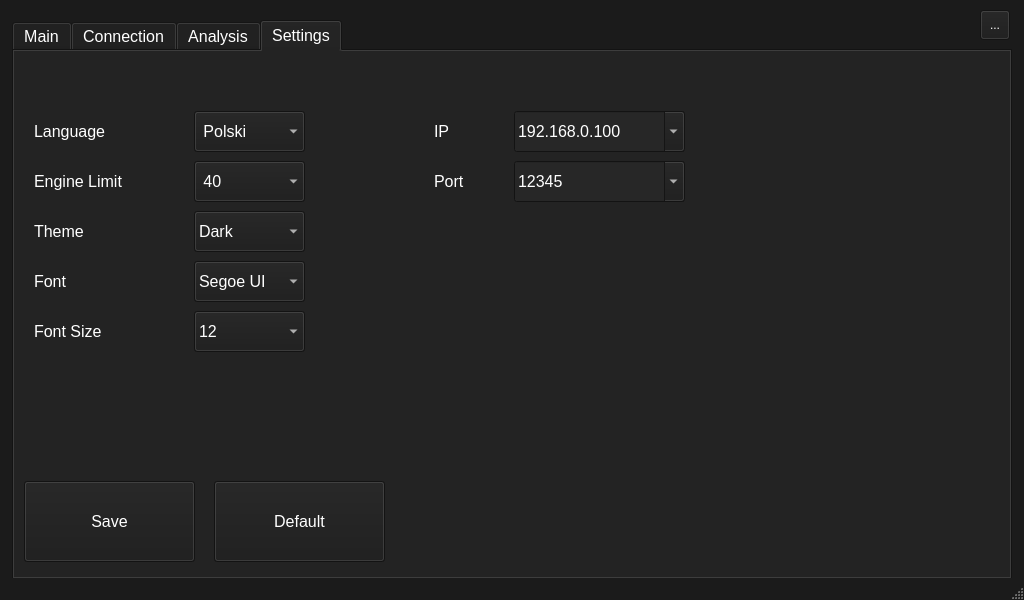
<?xml version="1.0" encoding="UTF-8"?>
<ui version="4.0">
 <class>MainWindow</class>
 <widget class="QMainWindow" name="MainWindow">
  <property name="geometry">
   <rect>
    <x>0</x>
    <y>0</y>
    <width>1024</width>
    <height>600</height>
   </rect>
  </property>
  <property name="sizePolicy">
   <sizepolicy hsizetype="Preferred" vsizetype="Preferred">
    <horstretch>0</horstretch>
    <verstretch>0</verstretch>
   </sizepolicy>
  </property>
  <property name="maximumSize">
   <size>
    <width>1024</width>
    <height>600</height>
   </size>
  </property>
  <property name="palette">
   <palette>
    <active>
     <colorrole role="WindowText">
      <brush brushstyle="SolidPattern">
       <color alpha="255">
        <red>255</red>
        <green>255</green>
        <blue>255</blue>
       </color>
      </brush>
     </colorrole>
     <colorrole role="Button">
      <brush brushstyle="SolidPattern">
       <color alpha="255">
        <red>27</red>
        <green>27</green>
        <blue>27</blue>
       </color>
      </brush>
     </colorrole>
     <colorrole role="Light">
      <brush brushstyle="SolidPattern">
       <color alpha="255">
        <red>40</red>
        <green>40</green>
        <blue>40</blue>
       </color>
      </brush>
     </colorrole>
     <colorrole role="Midlight">
      <brush brushstyle="SolidPattern">
       <color alpha="255">
        <red>33</red>
        <green>33</green>
        <blue>33</blue>
       </color>
      </brush>
     </colorrole>
     <colorrole role="Dark">
      <brush brushstyle="SolidPattern">
       <color alpha="255">
        <red>13</red>
        <green>13</green>
        <blue>13</blue>
       </color>
      </brush>
     </colorrole>
     <colorrole role="Mid">
      <brush brushstyle="SolidPattern">
       <color alpha="255">
        <red>18</red>
        <green>18</green>
        <blue>18</blue>
       </color>
      </brush>
     </colorrole>
     <colorrole role="Text">
      <brush brushstyle="SolidPattern">
       <color alpha="255">
        <red>255</red>
        <green>255</green>
        <blue>255</blue>
       </color>
      </brush>
     </colorrole>
     <colorrole role="BrightText">
      <brush brushstyle="SolidPattern">
       <color alpha="255">
        <red>255</red>
        <green>255</green>
        <blue>255</blue>
       </color>
      </brush>
     </colorrole>
     <colorrole role="ButtonText">
      <brush brushstyle="SolidPattern">
       <color alpha="255">
        <red>255</red>
        <green>255</green>
        <blue>255</blue>
       </color>
      </brush>
     </colorrole>
     <colorrole role="Base">
      <brush brushstyle="SolidPattern">
       <color alpha="255">
        <red>0</red>
        <green>0</green>
        <blue>0</blue>
       </color>
      </brush>
     </colorrole>
     <colorrole role="Window">
      <brush brushstyle="SolidPattern">
       <color alpha="255">
        <red>27</red>
        <green>27</green>
        <blue>27</blue>
       </color>
      </brush>
     </colorrole>
     <colorrole role="Shadow">
      <brush brushstyle="SolidPattern">
       <color alpha="255">
        <red>0</red>
        <green>0</green>
        <blue>0</blue>
       </color>
      </brush>
     </colorrole>
     <colorrole role="AlternateBase">
      <brush brushstyle="SolidPattern">
       <color alpha="255">
        <red>13</red>
        <green>13</green>
        <blue>13</blue>
       </color>
      </brush>
     </colorrole>
     <colorrole role="ToolTipBase">
      <brush brushstyle="SolidPattern">
       <color alpha="255">
        <red>255</red>
        <green>255</green>
        <blue>220</blue>
       </color>
      </brush>
     </colorrole>
     <colorrole role="ToolTipText">
      <brush brushstyle="SolidPattern">
       <color alpha="255">
        <red>0</red>
        <green>0</green>
        <blue>0</blue>
       </color>
      </brush>
     </colorrole>
     <colorrole role="PlaceholderText">
      <brush brushstyle="SolidPattern">
       <color alpha="127">
        <red>255</red>
        <green>255</green>
        <blue>255</blue>
       </color>
      </brush>
     </colorrole>
     <colorrole role="Accent">
      <brush brushstyle="SolidPattern">
       <color alpha="255">
        <red>0</red>
        <green>0</green>
        <blue>0</blue>
       </color>
      </brush>
     </colorrole>
    </active>
    <inactive>
     <colorrole role="WindowText">
      <brush brushstyle="SolidPattern">
       <color alpha="255">
        <red>255</red>
        <green>255</green>
        <blue>255</blue>
       </color>
      </brush>
     </colorrole>
     <colorrole role="Button">
      <brush brushstyle="SolidPattern">
       <color alpha="255">
        <red>27</red>
        <green>27</green>
        <blue>27</blue>
       </color>
      </brush>
     </colorrole>
     <colorrole role="Light">
      <brush brushstyle="SolidPattern">
       <color alpha="255">
        <red>40</red>
        <green>40</green>
        <blue>40</blue>
       </color>
      </brush>
     </colorrole>
     <colorrole role="Midlight">
      <brush brushstyle="SolidPattern">
       <color alpha="255">
        <red>33</red>
        <green>33</green>
        <blue>33</blue>
       </color>
      </brush>
     </colorrole>
     <colorrole role="Dark">
      <brush brushstyle="SolidPattern">
       <color alpha="255">
        <red>13</red>
        <green>13</green>
        <blue>13</blue>
       </color>
      </brush>
     </colorrole>
     <colorrole role="Mid">
      <brush brushstyle="SolidPattern">
       <color alpha="255">
        <red>18</red>
        <green>18</green>
        <blue>18</blue>
       </color>
      </brush>
     </colorrole>
     <colorrole role="Text">
      <brush brushstyle="SolidPattern">
       <color alpha="255">
        <red>255</red>
        <green>255</green>
        <blue>255</blue>
       </color>
      </brush>
     </colorrole>
     <colorrole role="BrightText">
      <brush brushstyle="SolidPattern">
       <color alpha="255">
        <red>255</red>
        <green>255</green>
        <blue>255</blue>
       </color>
      </brush>
     </colorrole>
     <colorrole role="ButtonText">
      <brush brushstyle="SolidPattern">
       <color alpha="255">
        <red>255</red>
        <green>255</green>
        <blue>255</blue>
       </color>
      </brush>
     </colorrole>
     <colorrole role="Base">
      <brush brushstyle="SolidPattern">
       <color alpha="255">
        <red>0</red>
        <green>0</green>
        <blue>0</blue>
       </color>
      </brush>
     </colorrole>
     <colorrole role="Window">
      <brush brushstyle="SolidPattern">
       <color alpha="255">
        <red>27</red>
        <green>27</green>
        <blue>27</blue>
       </color>
      </brush>
     </colorrole>
     <colorrole role="Shadow">
      <brush brushstyle="SolidPattern">
       <color alpha="255">
        <red>0</red>
        <green>0</green>
        <blue>0</blue>
       </color>
      </brush>
     </colorrole>
     <colorrole role="AlternateBase">
      <brush brushstyle="SolidPattern">
       <color alpha="255">
        <red>13</red>
        <green>13</green>
        <blue>13</blue>
       </color>
      </brush>
     </colorrole>
     <colorrole role="ToolTipBase">
      <brush brushstyle="SolidPattern">
       <color alpha="255">
        <red>255</red>
        <green>255</green>
        <blue>220</blue>
       </color>
      </brush>
     </colorrole>
     <colorrole role="ToolTipText">
      <brush brushstyle="SolidPattern">
       <color alpha="255">
        <red>0</red>
        <green>0</green>
        <blue>0</blue>
       </color>
      </brush>
     </colorrole>
     <colorrole role="PlaceholderText">
      <brush brushstyle="SolidPattern">
       <color alpha="127">
        <red>255</red>
        <green>255</green>
        <blue>255</blue>
       </color>
      </brush>
     </colorrole>
     <colorrole role="Accent">
      <brush brushstyle="SolidPattern">
       <color alpha="255">
        <red>0</red>
        <green>0</green>
        <blue>0</blue>
       </color>
      </brush>
     </colorrole>
    </inactive>
    <disabled>
     <colorrole role="WindowText">
      <brush brushstyle="SolidPattern">
       <color alpha="255">
        <red>13</red>
        <green>13</green>
        <blue>13</blue>
       </color>
      </brush>
     </colorrole>
     <colorrole role="Button">
      <brush brushstyle="SolidPattern">
       <color alpha="255">
        <red>27</red>
        <green>27</green>
        <blue>27</blue>
       </color>
      </brush>
     </colorrole>
     <colorrole role="Light">
      <brush brushstyle="SolidPattern">
       <color alpha="255">
        <red>40</red>
        <green>40</green>
        <blue>40</blue>
       </color>
      </brush>
     </colorrole>
     <colorrole role="Midlight">
      <brush brushstyle="SolidPattern">
       <color alpha="255">
        <red>33</red>
        <green>33</green>
        <blue>33</blue>
       </color>
      </brush>
     </colorrole>
     <colorrole role="Dark">
      <brush brushstyle="SolidPattern">
       <color alpha="255">
        <red>13</red>
        <green>13</green>
        <blue>13</blue>
       </color>
      </brush>
     </colorrole>
     <colorrole role="Mid">
      <brush brushstyle="SolidPattern">
       <color alpha="255">
        <red>18</red>
        <green>18</green>
        <blue>18</blue>
       </color>
      </brush>
     </colorrole>
     <colorrole role="Text">
      <brush brushstyle="SolidPattern">
       <color alpha="255">
        <red>13</red>
        <green>13</green>
        <blue>13</blue>
       </color>
      </brush>
     </colorrole>
     <colorrole role="BrightText">
      <brush brushstyle="SolidPattern">
       <color alpha="255">
        <red>255</red>
        <green>255</green>
        <blue>255</blue>
       </color>
      </brush>
     </colorrole>
     <colorrole role="ButtonText">
      <brush brushstyle="SolidPattern">
       <color alpha="255">
        <red>13</red>
        <green>13</green>
        <blue>13</blue>
       </color>
      </brush>
     </colorrole>
     <colorrole role="Base">
      <brush brushstyle="SolidPattern">
       <color alpha="255">
        <red>27</red>
        <green>27</green>
        <blue>27</blue>
       </color>
      </brush>
     </colorrole>
     <colorrole role="Window">
      <brush brushstyle="SolidPattern">
       <color alpha="255">
        <red>27</red>
        <green>27</green>
        <blue>27</blue>
       </color>
      </brush>
     </colorrole>
     <colorrole role="Shadow">
      <brush brushstyle="SolidPattern">
       <color alpha="255">
        <red>0</red>
        <green>0</green>
        <blue>0</blue>
       </color>
      </brush>
     </colorrole>
     <colorrole role="AlternateBase">
      <brush brushstyle="SolidPattern">
       <color alpha="255">
        <red>27</red>
        <green>27</green>
        <blue>27</blue>
       </color>
      </brush>
     </colorrole>
     <colorrole role="ToolTipBase">
      <brush brushstyle="SolidPattern">
       <color alpha="255">
        <red>255</red>
        <green>255</green>
        <blue>220</blue>
       </color>
      </brush>
     </colorrole>
     <colorrole role="ToolTipText">
      <brush brushstyle="SolidPattern">
       <color alpha="255">
        <red>0</red>
        <green>0</green>
        <blue>0</blue>
       </color>
      </brush>
     </colorrole>
     <colorrole role="PlaceholderText">
      <brush brushstyle="SolidPattern">
       <color alpha="127">
        <red>13</red>
        <green>13</green>
        <blue>13</blue>
       </color>
      </brush>
     </colorrole>
     <colorrole role="Accent">
      <brush brushstyle="SolidPattern">
       <color alpha="255">
        <red>19</red>
        <green>19</green>
        <blue>19</blue>
       </color>
      </brush>
     </colorrole>
    </disabled>
   </palette>
  </property>
  <property name="windowTitle">
   <string>MainWindow</string>
  </property>
  <widget class="QWidget" name="centralwidget">
   <widget class="QTabWidget" name="tabWidget">
    <property name="geometry">
     <rect>
      <x>12</x>
      <y>20</y>
      <width>1000</width>
      <height>560</height>
     </rect>
    </property>
    <property name="palette">
     <palette>
      <active>
       <colorrole role="Light">
        <brush brushstyle="SolidPattern">
         <color alpha="255">
          <red>203</red>
          <green>203</green>
          <blue>203</blue>
         </color>
        </brush>
       </colorrole>
       <colorrole role="Mid">
        <brush brushstyle="SolidPattern">
         <color alpha="255">
          <red>26</red>
          <green>26</green>
          <blue>26</blue>
         </color>
        </brush>
       </colorrole>
       <colorrole role="Base">
        <brush brushstyle="SolidPattern">
         <color alpha="255">
          <red>39</red>
          <green>39</green>
          <blue>39</blue>
         </color>
        </brush>
       </colorrole>
      </active>
      <inactive>
       <colorrole role="Light">
        <brush brushstyle="SolidPattern">
         <color alpha="255">
          <red>203</red>
          <green>203</green>
          <blue>203</blue>
         </color>
        </brush>
       </colorrole>
       <colorrole role="Mid">
        <brush brushstyle="SolidPattern">
         <color alpha="255">
          <red>26</red>
          <green>26</green>
          <blue>26</blue>
         </color>
        </brush>
       </colorrole>
       <colorrole role="Base">
        <brush brushstyle="SolidPattern">
         <color alpha="255">
          <red>39</red>
          <green>39</green>
          <blue>39</blue>
         </color>
        </brush>
       </colorrole>
      </inactive>
      <disabled>
       <colorrole role="Light">
        <brush brushstyle="SolidPattern">
         <color alpha="255">
          <red>203</red>
          <green>203</green>
          <blue>203</blue>
         </color>
        </brush>
       </colorrole>
       <colorrole role="Mid">
        <brush brushstyle="SolidPattern">
         <color alpha="255">
          <red>26</red>
          <green>26</green>
          <blue>26</blue>
         </color>
        </brush>
       </colorrole>
      </disabled>
     </palette>
    </property>
    <property name="font">
     <font>
      <pointsize>12</pointsize>
     </font>
    </property>
    <property name="currentIndex">
     <number>3</number>
    </property>
    <widget class="QWidget" name="Main_tab">
     <attribute name="title">
      <string>Main</string>
     </attribute>
    </widget>
    <widget class="QWidget" name="Connection_tab">
     <attribute name="title">
      <string>Connection</string>
     </attribute>
    </widget>
    <widget class="QWidget" name="Analysis_tab">
     <attribute name="title">
      <string>Analysis</string>
     </attribute>
    </widget>
    <widget class="QWidget" name="Settings_tab">
     <attribute name="title">
      <string>Settings</string>
     </attribute>
     <widget class="QComboBox" name="LanguageBox">
      <property name="geometry">
       <rect>
        <x>180</x>
        <y>60</y>
        <width>111</width>
        <height>41</height>
       </rect>
      </property>
      <property name="font">
       <font>
        <pointsize>12</pointsize>
        <hintingpreference>PreferDefaultHinting</hintingpreference>
       </font>
      </property>
      <property name="layoutDirection">
       <enum>Qt::LeftToRight</enum>
      </property>
      <property name="currentText">
       <string> Polski</string>
      </property>
      <item>
       <property name="text">
        <string> Polski</string>
       </property>
      </item>
      <item>
       <property name="text">
        <string> English</string>
       </property>
      </item>
     </widget>
     <widget class="QLabel" name="LanguageLabel">
      <property name="geometry">
       <rect>
        <x>20</x>
        <y>60</y>
        <width>111</width>
        <height>41</height>
       </rect>
      </property>
      <property name="text">
       <string>Language</string>
      </property>
     </widget>
     <widget class="QLabel" name="EngineLimitLabel">
      <property name="geometry">
       <rect>
        <x>20</x>
        <y>110</y>
        <width>121</width>
        <height>41</height>
       </rect>
      </property>
      <property name="text">
       <string>Engine Limit</string>
      </property>
     </widget>
     <widget class="QComboBox" name="EngineLimitBox">
      <property name="geometry">
       <rect>
        <x>180</x>
        <y>110</y>
        <width>111</width>
        <height>41</height>
       </rect>
      </property>
      <property name="editable">
       <bool>false</bool>
      </property>
      <property name="currentText">
       <string> 40</string>
      </property>
      <item>
       <property name="text">
        <string> 40</string>
       </property>
      </item>
      <item>
       <property name="text">
        <string> 50</string>
       </property>
      </item>
      <item>
       <property name="text">
        <string> 60</string>
       </property>
      </item>
      <item>
       <property name="text">
        <string> 70</string>
       </property>
      </item>
      <item>
       <property name="text">
        <string> 80</string>
       </property>
      </item>
      <item>
       <property name="text">
        <string> 90</string>
       </property>
      </item>
      <item>
       <property name="text">
        <string> Off</string>
       </property>
      </item>
     </widget>
     <widget class="QComboBox" name="IPBox">
      <property name="geometry">
       <rect>
        <x>500</x>
        <y>60</y>
        <width>171</width>
        <height>41</height>
       </rect>
      </property>
      <property name="editable">
       <bool>true</bool>
      </property>
      <property name="currentText">
       <string>192.168.0.100</string>
      </property>
      <item>
       <property name="text">
        <string>192.168.0.100</string>
       </property>
      </item>
      <item>
       <property name="text">
        <string>192.168.0.101</string>
       </property>
      </item>
      <item>
       <property name="text">
        <string>192.168.0.102</string>
       </property>
      </item>
      <item>
       <property name="text">
        <string>192.168.0.103</string>
       </property>
      </item>
      <item>
       <property name="text">
        <string>192.168.0.104</string>
       </property>
      </item>
      <item>
       <property name="text">
        <string>192.168.0.105</string>
       </property>
      </item>
      <item>
       <property name="text">
        <string>192.168.0.106</string>
       </property>
      </item>
      <item>
       <property name="text">
        <string>192.168.0.107</string>
       </property>
      </item>
      <item>
       <property name="text">
        <string>192.168.0.108</string>
       </property>
      </item>
      <item>
       <property name="text">
        <string>192.168.0.109</string>
       </property>
      </item>
      <item>
       <property name="text">
        <string>192.168.0.110</string>
       </property>
      </item>
     </widget>
     <widget class="QLabel" name="IPLabel">
      <property name="geometry">
       <rect>
        <x>420</x>
        <y>60</y>
        <width>51</width>
        <height>41</height>
       </rect>
      </property>
      <property name="text">
       <string>IP</string>
      </property>
     </widget>
     <widget class="QLabel" name="PortLabel">
      <property name="geometry">
       <rect>
        <x>420</x>
        <y>110</y>
        <width>51</width>
        <height>41</height>
       </rect>
      </property>
      <property name="text">
       <string>Port</string>
      </property>
     </widget>
     <widget class="QComboBox" name="PortBox">
      <property name="geometry">
       <rect>
        <x>500</x>
        <y>110</y>
        <width>171</width>
        <height>41</height>
       </rect>
      </property>
      <property name="editable">
       <bool>true</bool>
      </property>
      <property name="currentText">
       <string>12345</string>
      </property>
      <item>
       <property name="text">
        <string>12345</string>
       </property>
      </item>
      <item>
       <property name="text">
        <string>12346</string>
       </property>
      </item>
      <item>
       <property name="text">
        <string>12347</string>
       </property>
      </item>
     </widget>
     <widget class="QPushButton" name="SaveSettingsButton">
      <property name="geometry">
       <rect>
        <x>10</x>
        <y>430</y>
        <width>171</width>
        <height>81</height>
       </rect>
      </property>
      <property name="text">
       <string>Save</string>
      </property>
     </widget>
     <widget class="QPushButton" name="DefaultSettingsButton">
      <property name="geometry">
       <rect>
        <x>200</x>
        <y>430</y>
        <width>171</width>
        <height>81</height>
       </rect>
      </property>
      <property name="text">
       <string>Default</string>
      </property>
     </widget>
     <widget class="QLabel" name="ThemeLabel">
      <property name="geometry">
       <rect>
        <x>20</x>
        <y>160</y>
        <width>121</width>
        <height>41</height>
       </rect>
      </property>
      <property name="text">
       <string>Theme</string>
      </property>
     </widget>
     <widget class="QComboBox" name="ThemeBoox">
      <property name="geometry">
       <rect>
        <x>180</x>
        <y>160</y>
        <width>111</width>
        <height>41</height>
       </rect>
      </property>
      <property name="editable">
       <bool>false</bool>
      </property>
      <property name="currentText">
       <string>Dark</string>
      </property>
      <item>
       <property name="text">
        <string>Dark</string>
       </property>
      </item>
     </widget>
     <widget class="QLabel" name="FontLabel">
      <property name="geometry">
       <rect>
        <x>20</x>
        <y>210</y>
        <width>121</width>
        <height>41</height>
       </rect>
      </property>
      <property name="text">
       <string>Font</string>
      </property>
     </widget>
     <widget class="QComboBox" name="FontBox">
      <property name="geometry">
       <rect>
        <x>180</x>
        <y>210</y>
        <width>111</width>
        <height>41</height>
       </rect>
      </property>
      <property name="editable">
       <bool>false</bool>
      </property>
      <property name="currentText">
       <string>Segoe UI</string>
      </property>
      <item>
       <property name="text">
        <string>Segoe UI</string>
       </property>
      </item>
     </widget>
     <widget class="QLabel" name="FontSizeLabel">
      <property name="geometry">
       <rect>
        <x>20</x>
        <y>260</y>
        <width>121</width>
        <height>41</height>
       </rect>
      </property>
      <property name="text">
       <string>Font Size</string>
      </property>
     </widget>
     <widget class="QComboBox" name="FontSizeBox">
      <property name="geometry">
       <rect>
        <x>180</x>
        <y>260</y>
        <width>111</width>
        <height>41</height>
       </rect>
      </property>
      <property name="editable">
       <bool>false</bool>
      </property>
      <property name="currentText">
       <string>12</string>
      </property>
      <item>
       <property name="text">
        <string>12</string>
       </property>
      </item>
      <item>
       <property name="text">
        <string>14</string>
       </property>
      </item>
      <item>
       <property name="text">
        <string>16</string>
       </property>
      </item>
     </widget>
    </widget>
   </widget>
   <widget class="QToolButton" name="exitButton">
    <property name="geometry">
     <rect>
      <x>980</x>
      <y>10</y>
      <width>30</width>
      <height>30</height>
     </rect>
    </property>
    <property name="text">
     <string>...</string>
    </property>
    <property name="icon">
     <iconset theme="application-exit"/>
    </property>
    <property name="iconSize">
     <size>
      <width>14</width>
      <height>14</height>
     </size>
    </property>
   </widget>
  </widget>
  <widget class="QStatusBar" name="statusbar"/>
 </widget>
 <resources/>
 <connections/>
</ui>
